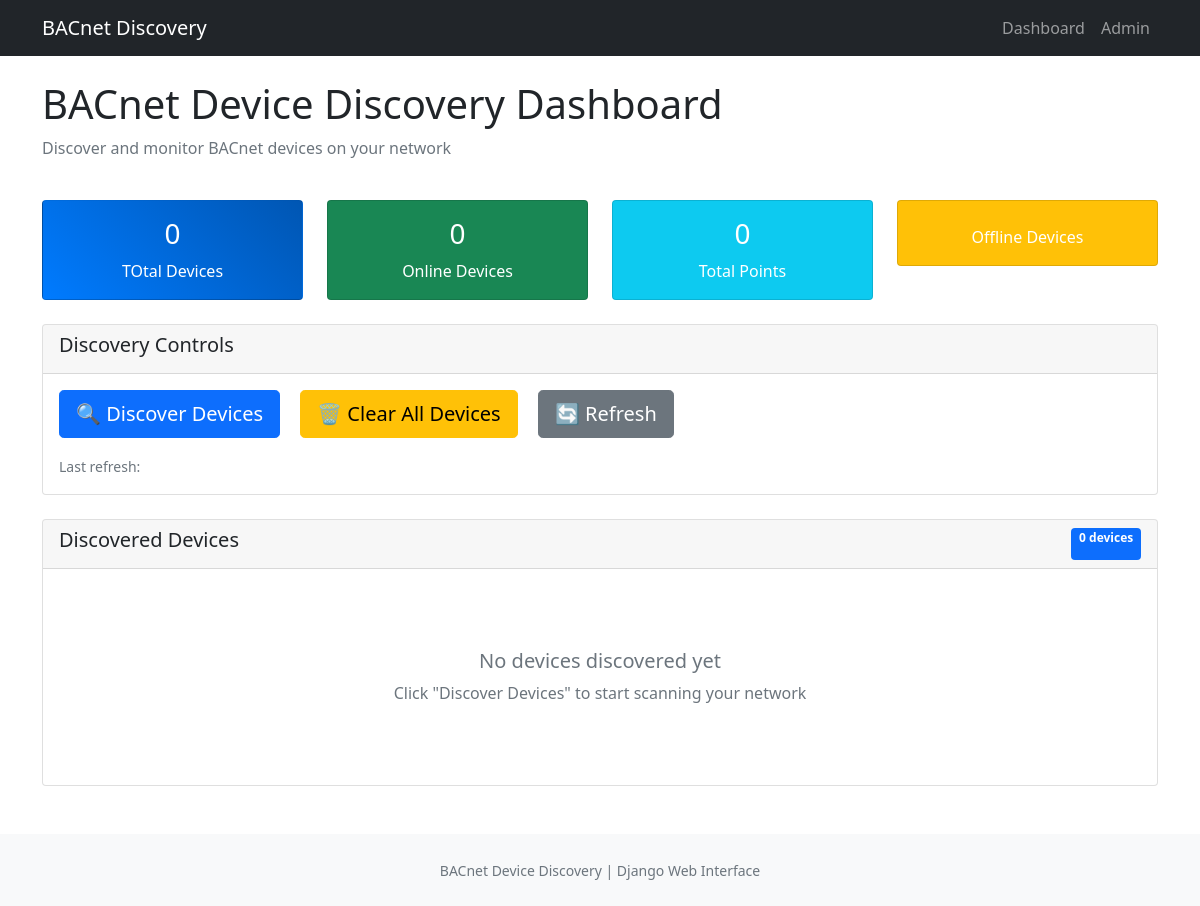
/, run on an earlier commit of the app's database.
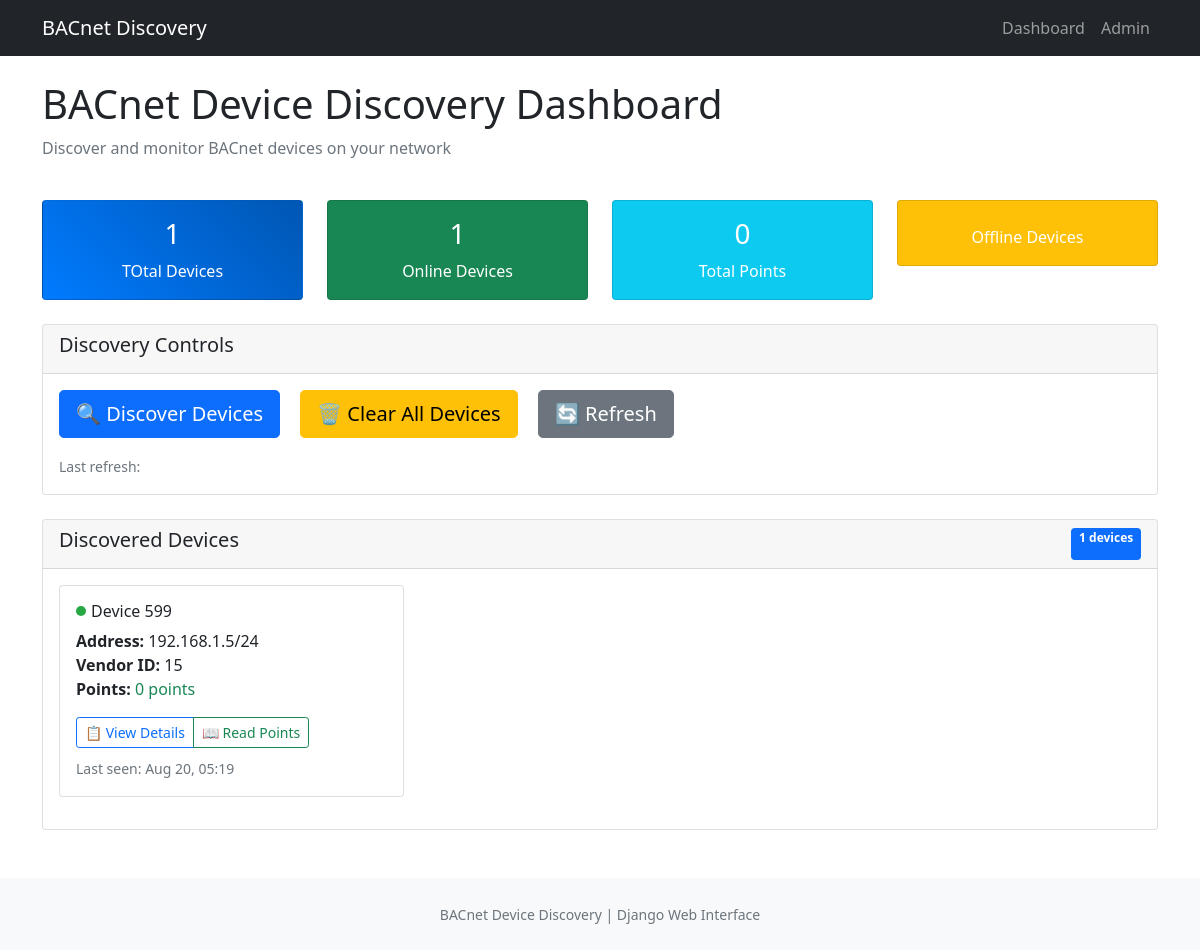
And on a later commit of the database.
### discovery/models.py (models this page shows, shortened)
class BACnetDevice(models.Model):
    device_id = models.IntegerField(
        unique=True, help_text="BACnet device instance number"
    )
    address = models.CharField(max_length=50, help_text="IP address of device")
    vendor_id = models.IntegerField(help_text="BACnet vendor ID")
    first_seen = models.DateTimeField(auto_now_add=True)
    last_seen = models.DateTimeField(auto_now_add=True)
    is_online = models.BooleanField(default=True)
    points_read = models.BooleanField(default=True)
    class Meta:
        ordering = ["device_id"]
        verbose_name = "BACnet Device"
        verbose_name_plural = "BACnet Devices"

### discovery/views.py (the view)
# urls.py: path("", views.dashboard, name="dashboard"),
def dashboard(request):
    devices = (
        BACnetDevice.objects.all()
        .annotate(point_count=Count("points"))
        .order_by("-last_seen")
    )
    context = {
        "devices": devices,
        "total_devices": devices.count(),
        "online_devices": devices.filter(is_online=True).count(),
        "total_points": BACnetPoint.objects.count(),
    }
    return render(request, "discovery/dashboard.html", context)

### discovery/templates/discovery/dashboard.html (shortened to what the changed rows need)
{% extends 'discovery/base.html' %}
{% block content %}
<div class="row mb-4">
    <div class="col">
        <h1>BACnet Device Discovery Dashboard</h1>
    </div>
</div>
<div class="row mb-4">
    <div class="col-md-3">
        <div class="card card-stats">
            <div class="card-body text-center">
                <h3 class="card-title">{{ total_devices }}</h3>
                <p class="card-text">TOtal Devices</p>
            </div>
        </div>
    </div>
    <div class="col-md-3">
        <div class="card text-white bg-success">
            <div class="card-body text-center">
                <h3 class="card-title">{{ online_devices }}</h3>
                <p class="card-text">Online Devices</p>
            </div>
        </div>
    </div>
</div>
<div class="row">
    <div class="col">
        <div class="card">
            <div class="card-header d-flex justify-content-between">
                <h5>Discovered Devices</h5>
                <span class="badge bg-primary">{{ devices|length }} devices</span>
            </div>
            <div class="card-body">
                {% if devices %}
                    <div class="row" id="devices-container">
                        {% for device in devices %}
                        <div class="col-md-6 col-lg-4 mb-3">
                            <div class="card device-card">
                                <div class="card-body">
                                    <div class="d-flex align-items-center mb-2">
                                        <span class="online-indicator {% if device.is_online %}online {% else %}offline{% endif %}"></span>
                                        <h6 class="card-title mb-0">Device {{ device.device_id }}</h6>
                                    </div>
                                    <p class="card-text">
                                        <strong>Address:</strong> {{ device.address }}<br>
                                        <strong>Vendor ID:</strong> {{ device.vendor_id }}<br>
                                        <strong>Points:</strong>
                                        {% if device.points_read %}
                                            <span class="text-success">{{ device.point_count }} points</span>
                                        {% else %}
                                            <span class="text-muted">Not read</span>
                                        {% endif %}
                                    </p>
                                    <div class="btn-group btn-group-sm">
                                        <a href="{% url 'discovery:device_detail' device.device_id %}" class="btn btn-outline-primary">
                                            📋 View Details
                                        </a>
                                        <button class="btn btn-outline-success read-points-btn" data-device-id="{{ device.device_id }}">
                                            📖 Read Points
                                        </button>
                                    </div>
                                    <div class="mt-2">
                                        <small class="text-muted">
                                            Last seen: {{ device.last_seen|date:"M d, H:i" }}
                                        </small>
                                    </div>
                                </div>
                            </div>
                        </div>
                        {% endfor %}
                    </div>
                    {% else %}
                        <div class="text-center py-5">
                            <h5 class="text-muted">No devices discovered yet</h5>
                            <p class="text-muted">Click "Discover Devices" to start scanning your network</p>
                        </div>
                    {% endif %}
            </div>
        </div>
    </div>
</div>
{% endblock %}

What changed in the data, as far as the page shows it:
added BACnetDevice: is_online True (drawn), device_id "599", address "192.168.1.5/24", vendor_id "15", point_count "0", last_seen "Aug 20, 05:19"
Also different on the page:
{{ total_devices }}: "0" → "1"
{{ online_devices }}: "0" → "1"
{{ devices|length }}: "0" → "1"
text no longer shown: "No devices discovered yet Click \"Discover Devices\" to start scanning your network"
